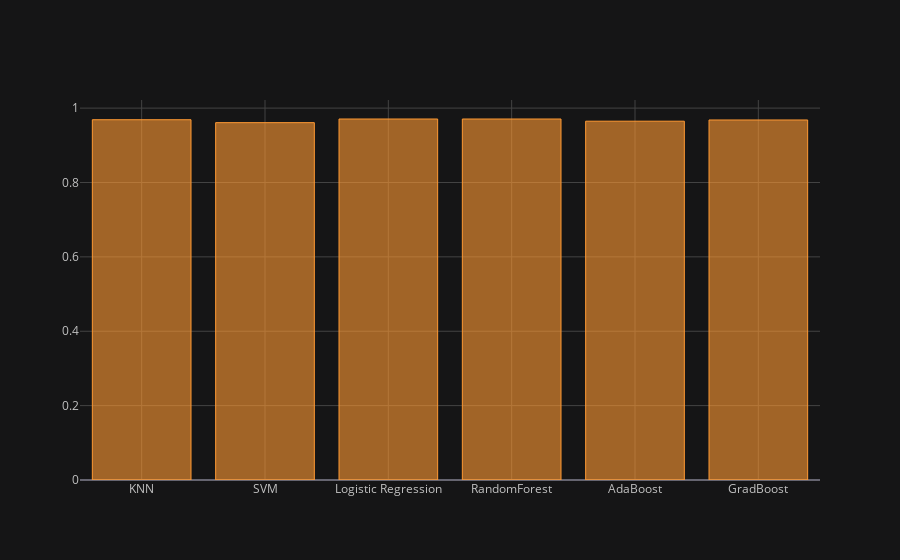

Notebook code cell kept with this figure:
### Code cell
compare_df2['Best Score'].T.iplot(kind='bar')

### Figure 1 — Plotly figure (JSON) as saved in the notebook; plotly's stock layout.template omitted (floating-point values rounded to 4 significant figures)
{"data": [{"marker": {"color": "rgba(255, 153, 51, 0.6)", "line": {"color": "rgba(255, 153, 51, 1.0)", "width": 1}}, "name": "Best Score", "orientation": "v", "text": "", "x": ["KNN", "SVM", "Logistic Regression", "RandomForest", "AdaBoost", "GradBoost"], "y": [0.9688, 0.9609, 0.9707, 0.9707, 0.9648, 0.9681], "type": "bar"}], "layout": {"legend": {"bgcolor": "#151516", "font": {"color": "#D9D9D9"}}, "paper_bgcolor": "#151516", "plot_bgcolor": "#151516", "title": {"font": {"color": "#D9D9D9"}}, "xaxis": {"gridcolor": "#434343", "showgrid": true, "tickfont": {"color": "#C2C2C2"}, "title": {"font": {"color": "#D9D9D9"}, "text": ""}, "zerolinecolor": "#666570"}, "yaxis": {"gridcolor": "#434343", "showgrid": true, "tickfont": {"color": "#C2C2C2"}, "title": {"font": {"color": "#D9D9D9"}, "text": ""}, "zerolinecolor": "#666570"}}}
